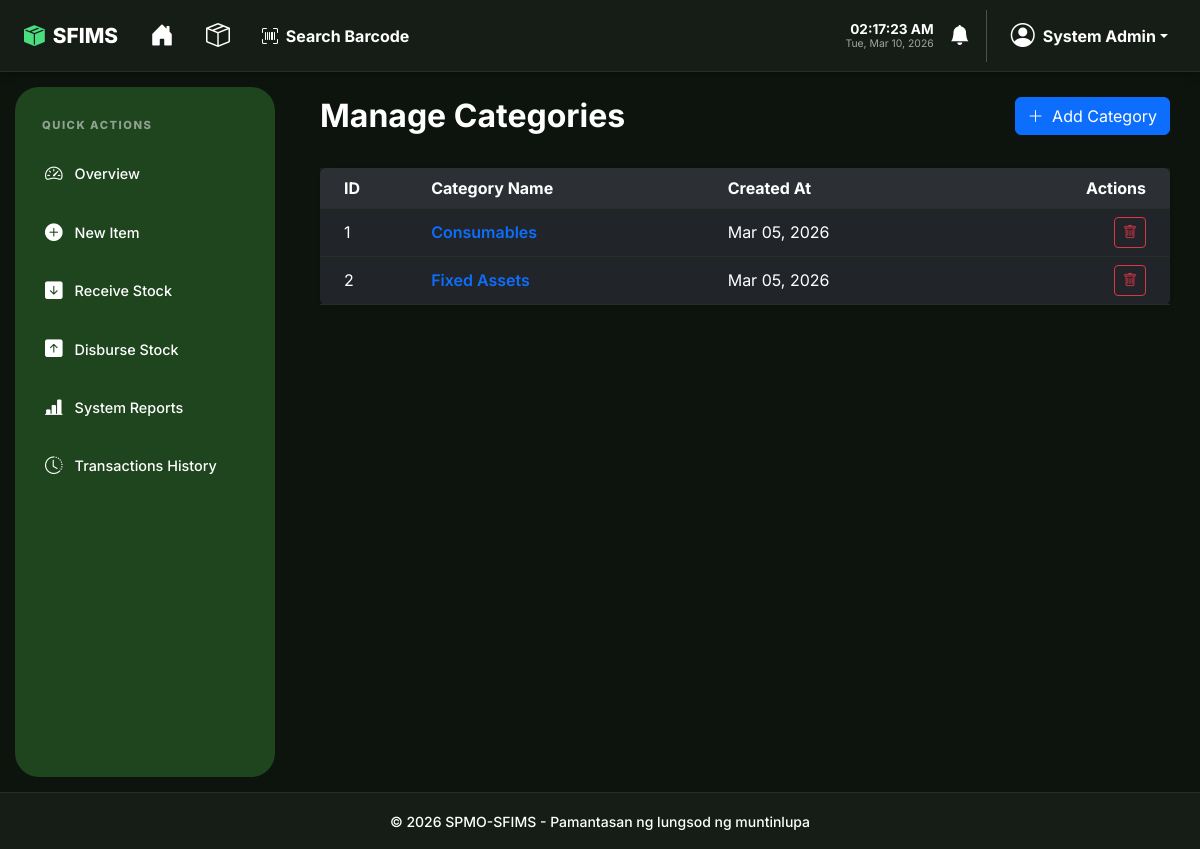
Screenshot of /admin/categories.php (signed in) with the database file from the repository.
### tables this page shows
CREATE TABLE IF NOT EXISTS categories (
    id INT AUTO_INCREMENT PRIMARY KEY,
    name VARCHAR(100) NOT NULL UNIQUE,
    created_at TIMESTAMP DEFAULT CURRENT_TIMESTAMP
);

### config/app.php (called while the page is built, shortened)
<?php
function h($string)
{
    return htmlspecialchars($string, ENT_QUOTES, 'UTF-8');
}

### admin/categories.php (the view, shortened to what this page needs)
<?php
require_once '../config/app.php';
$db = Database::getInstance();
$categories = $db->query("SELECT * FROM categories ORDER BY name ASC")->fetchAll();
require_once '../partials/header.php';
?>
<div class="row mb-4">
    <div class="col-md-6">
        <h2 class="fw-bold">Manage Categories</h2>
    </div>
    <div class="col-md-6 text-end">
        <button type="button" class="btn btn-primary" data-bs-toggle="modal" data-bs-target="#addCategoryModal">
            <i class="bi bi-plus-lg me-1"></i> Add Category
        </button>
    </div>
</div>
<div class="card shadow-sm border-0">
    <div class="card-body p-0">
        <div class="table-responsive">
            <table class="table table-hover align-middle mb-0">
                <thead class="bg-light">
                    <tr>
                        <th class="ps-4">ID</th>
                        <th>Category Name</th>
                        <th>Created At</th>
                        <th class="text-end pe-4">Actions</th>
                    </tr>
                </thead>
                <tbody>
                    <?php if ($categories): ?>
                        <?php foreach ($categories as $c): ?>
                            <tr>
                                <td class="ps-4"><?php echo $c['id']; ?></td>
                                <td class="fw-semibold text-primary"><?php echo h($c['name']); ?></td>
                                <td><?php echo date('M d, Y', strtotime($c['created_at'])); ?></td>
                                <td class="text-end pe-4">
                                    <form method="POST" action="" class="d-inline">
                                        <button type="submit" class="btn btn-sm btn-outline-danger" onclick="return confirm('Are you sure you want to delete this category?')">
                                            <i class="bi bi-trash"></i>
                                        </button>
                                    </form>
                                </td>
                            </tr>
                        <?php endforeach; ?>
                    <?php endif; ?>
                </tbody>
            </table>
        </div>
    </div>
</div>
<?php require_once '../partials/footer.php'; ?>

### partials/header.php (style rules this page uses)
*, *::before, *::after { transition: background-color 0.3s ease, border-color 0.3s ease, color 0.3s ease, box-shadow 0.3s ease; }
:root { --sfims-bg: #f3f7f4; --sfims-card-bg: #ffffff; --sfims-text: #1e3a1a; --sfims-border: #dce3dc; --sfims-green: #1e451e; --sfims-accent: #2d5a27; --sfims-input-bg: #ffffff; --header-dark: #ffffff; --sidebar-width: 260px; --nav-shadow: rgba(0, 0, 0, 0.05); --sidebar-text: rgba(255, 255, 255, 0.85); --dropdown-header-text: #6c757d; }
[data-theme="dark"] { --sfims-bg: #0d140e; --sfims-card-bg: #151d16; --sfims-text: #ffffff; --sfims-border: #242f25; --sfims-green: #1e451e; --sfims-input-bg: #2a332b; --header-dark: #151d16; --nav-shadow: rgba(0, 0, 0, 0.4); --sfims-accent: #ffffff; --sidebar-text: #ffffff; --dropdown-header-text: #cbd5e1; }
body { background-color: var(--sfims-bg) !important; color: var(--sfims-text) !important; font-family: 'Inter', sans-serif; min-height: 100vh; margin: 0; display: flex; flex-direction: column; overflow-x: hidden; }
[data-theme="dark"] .bg-light { background-color: rgba(255, 255, 255, 0.05) !important; color: var(--sfims-text) !important; }
[data-theme="dark"] .text-dark, [data-theme="dark"] .text-black, [data-theme="dark"] h1, [data-theme="dark"] h2, [data-theme="dark"] h3, [data-theme="dark"] h4, [data-theme="dark"] h5, [data-theme="dark"] h6, [data-theme="dark"] .card-title, [data-theme="dark"] .modal-title, [data-theme="dark"] .nav-tabs .nav-link { color: #ffffff !important; }
[data-theme="dark"] ::placeholder { color: #64748b !important; opacity: 1 !important; }
[data-theme="dark"] .table { --bs-table-bg: transparent; --bs-table-color: var(--sfims-text); --bs-table-border-color: var(--sfims-border); color: var(--sfims-text); }
.btn-group, td.text-end, td:last-child { white-space: nowrap; }

### rows the page displays
categories: id "1", name "Consumables", created_at "Mar 05, 2026"
categories: id "2", name "Fixed Assets", created_at "Mar 05, 2026"

### other values shown
$_SESSION['full_name'] "System Admin"
